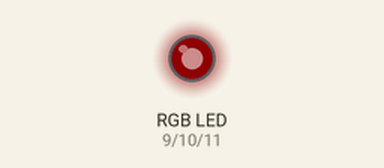
Recording of a sketch running on a simulated Arduino Uno, built with avr-gcc and run on an emulated ATmega328P. Shown: an RGB LED mixed from three pins (HIGH = lit). Dim RGB values are drawn brighter than linear.

Above: at 5.16 s.
At 9.94 s:
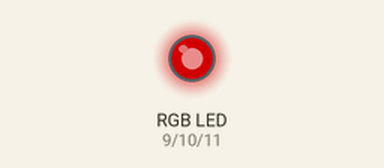
At 14.7 s:
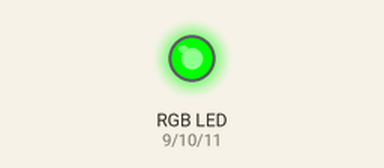
At 21.9 s:
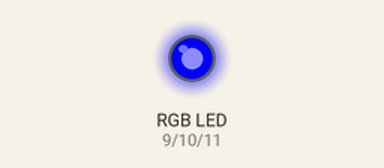
At 29.0 s:
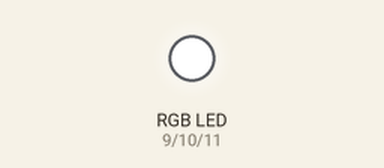
At 36.1 s:
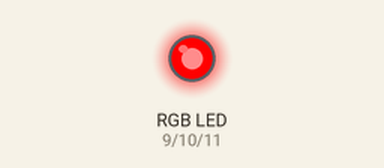
Timing chart, 0 to 40.0 s (numbered marks = the images above):
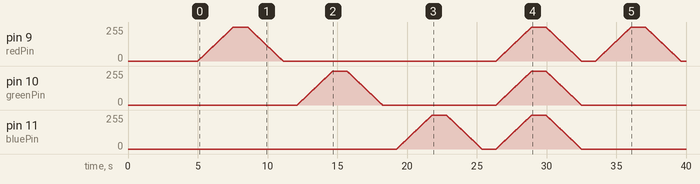

The sketch:

RGB_1.ino
```cpp
int redPin = 9;
int greenPin = 10;
int bluePin = 11;

void setup() {
  pinMode(redPin, OUTPUT);
  pinMode(greenPin, OUTPUT);
  pinMode(bluePin, OUTPUT);

  fullOff();
  delay(5000);

}

void fullOn() {
  setFull(true);
}

void fullOff() {
  setFull(false);
}

void setFull(bool on) {
  int v = on ? 255 : 0;
  analogWrite(redPin, v);
  analogWrite(greenPin, v);
  analogWrite(bluePin, v);
}

enum Color { RED, GREEN, BLUE };

void fadeColor(Color c, bool increase, int stepDelay = 10) {
  int start = increase ? 0   : 255;
  int end   = increase ? 255 : 0;
  int step  = increase ? 1   : -1;

  // önce hepsini kapat
  analogWrite(redPin, 0);
  analogWrite(greenPin, 0);
  analogWrite(bluePin, 0);

  for (int v = start; v != end + step; v += step) {
    switch (c) {
      case RED:   analogWrite(redPin, v); break;
      case GREEN: analogWrite(greenPin, v); break;
      case BLUE:  analogWrite(bluePin, v); break;
    }
    delay(stepDelay);
  }
}


void fadeFullColor(bool increase, int stepDelay = 10) {
  int start = increase ? 0   : 255;
  int end   = increase ? 255 : 0;
  int step  = increase ? 1   : -1;

  // önce hepsini kapat
  analogWrite(redPin, 0);
  analogWrite(greenPin, 0);
  analogWrite(bluePin, 0);

  for (int v = start; v != end + step; v += step) {
    analogWrite(redPin, v);
    analogWrite(greenPin, v);
    analogWrite(bluePin, v);

    delay(stepDelay);
  }
}

void loop() {

  fadeColor(RED, true);    // kırmızı 0 → 255 yavaşça artar
  delay(1000);

  fadeColor(RED, false);    // kırmızı 0 → 255 yavaşça artar
  delay(1000);

  fadeColor(GREEN, true);    // kırmızı 0 → 255 yavaşça artar
  delay(1000);

  fadeColor(GREEN, false);    // kırmızı 0 → 255 yavaşça artar
  delay(1000);

  fadeColor(BLUE, true);    // kırmızı 0 → 255 yavaşça artar
  delay(1000);

  fadeColor(BLUE, false);    // kırmızı 0 → 255 yavaşça artar
  delay(1000);


  fadeFullColor(true);
  delay(1000);

  fadeFullColor(false);
  delay(1000);


}
```
